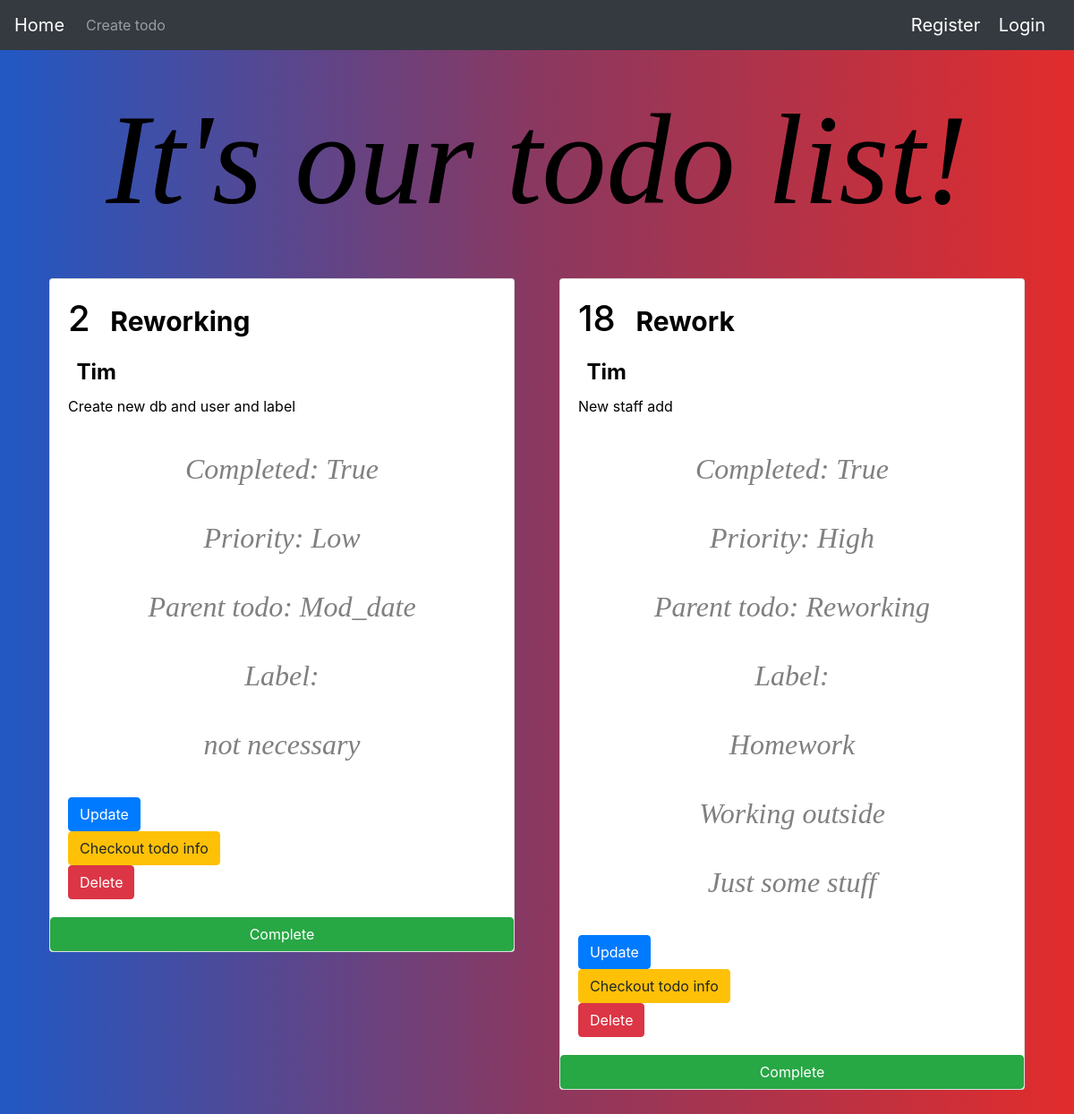
Screenshot of /todos/2 with the database file from the repository.
### todos/models.py (models this page shows, shortened)
class Todo(models.Model):
    name = models.CharField(max_length=128)
    description = models.CharField(max_length=255)
    user = models.ForeignKey(User, on_delete=models.CASCADE, related_name="todos")
    parent_todo = models.ForeignKey('Todo', null=True, blank=True, on_delete=models.CASCADE, related_name='todos')
    completed = models.BooleanField(default=False)
    mod_date = models.DateField(default=date.today)
    priority = models.ForeignKey(Priority, on_delete=models.CASCADE, null=False)
    label = models.ManyToManyField('Label', blank=True, null=True)
    def __str__(self):
        return self.name

class Priority(models.Model):
    priority_choise = (
        ("Low", "Low"),
        ("Medium", "Medium"),
        ("High", "High"),
    )
    value = models.CharField(max_length=20, choices=priority_choise)

class Label(models.Model):
    name = models.CharField(max_length=100)
    def __str__(self):
        return self.name

### todos/views/todos.py (the view)
@cache_page(CACHE_TIME)
def get_todo(request, todo_id):
    try:
        todo_object = Todo.objects.get(id=todo_id)
        dougth_todo = Todo.objects.filter(parent_todo=todo_object)
    except Exception:
        return JsonResponse({'status': 404, 'errors': 'Todo not found.'})
    return render(request, 'todos.html', {'todos': [todo_object]+list(dougth_todo)})

### todos/templates/todos.html
{% extends "base.html" %}
{% block content %}
    {% for todo in todos %}
        {% include "includes/todo.html" %}
    {% endfor %}
{% endblock %}

### todos/templates/includes/todo.html
<div class="col">
    <div class="card post-card todo-style">
        <div class="card-body">
            <h1 class="card-title">{{todo.id}}
                <span class="badge text-bg-info">{{todo.name}}</span>
            </h1>
            <h2>
                <span class="badge text-bg-secondary">{{todo.user}}</span>
            </h2>
            <p class="card-text">{{todo.description}}</p>
            <p class="card-text true-false" data-todo-id="{{todo.id}}">Completed: {{todo.completed}}</p>
            <p class="card-text true-false">Priority: {{todo.priority.value}}</p>
            {% if todo.parent_todo %}
                <p class="card-text true-false">Parent todo: {{todo.parent_todo}}</p>
            {% endif %}
            {% if todo.label.all %}
                <p class="card-text true-false">Label: </p>
                {% for lab in todo.label.all %}
                    <p class="card-text true-false">{{lab}}</p>
                {% endfor %}
            {% endif %}
            <form action="update/{{todo.id}}">
                <button class="btn btn-primary">Update</button>
            </form>
            <form action="{{todo.id}}">
                <button class="btn btn-warning">Checkout todo info</button>
            </form>
             <form action="delete/{{todo.id}}" method="POST">
                <button class="btn btn-danger">Delete</button>
            </form>
        </div>
        <a href="{% url 'complete_todo' todo_id=todo.id %}" class="btn btn-success">Complete</a>
    </div>
</div>

### todos/static/css/styles.css (style rules this page uses)
.true-false { color: grey; text-align:center; font: italic 2em "Fira Sans", serif; margin: 40px }
.todo-style { color: black; margin: 10px }
.body-style { background: -webkit-linear-gradient(90deg, #2158c4,#8a3860,#e22c2c); background: linear-gradient(90deg, #2158c4,#8a3860,#e22c2c); }

### rows the page displays
Todo: id "2", name "Reworking", user "Tim", description "Create new db and user and label", completed "True", priority.value "Low", parent_todo "Mod_date"
Label: name "not necessary"
Todo: id "18", name "Rework", user "Tim", description "New staff add", completed "True", priority.value "High", parent_todo "Reworking"
Label: name "Homework"
Label: name "Working outside"
Label: name "Just some stuff"
